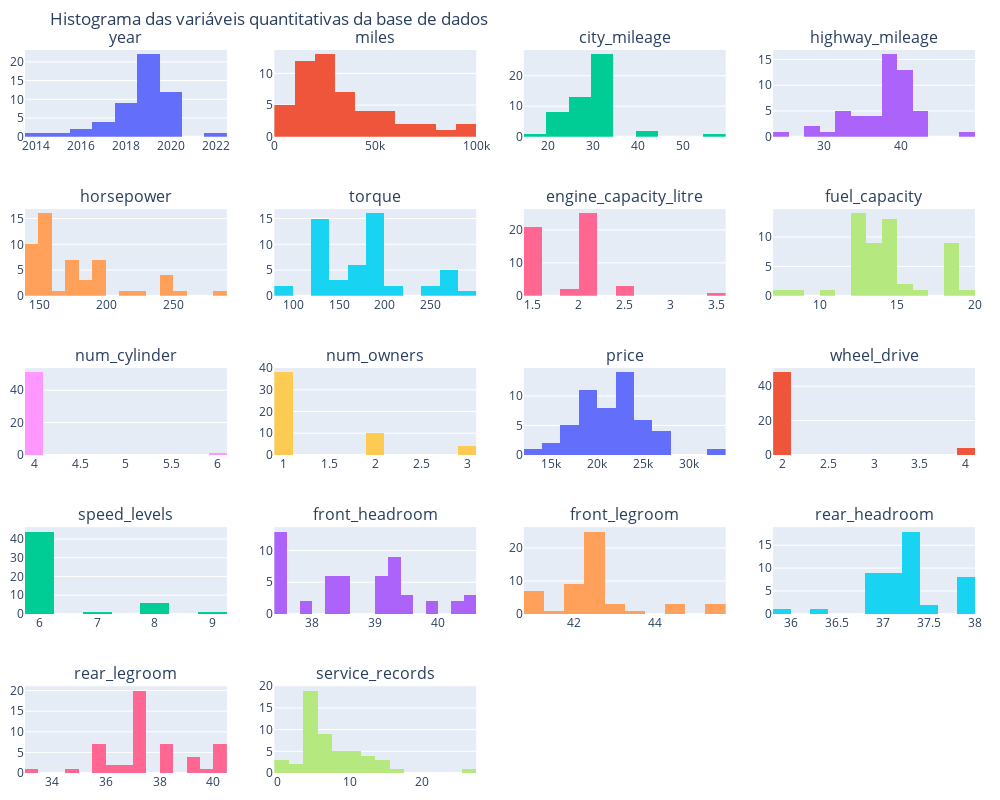

Notebook code for this chart:
### Markdown cell above
### Histograma

### Code cell
def plotly_subplots_hist(nrows, ncols, data_frame) -> None:
    columns: list[str] = data_frame.columns.to_list()

    fig = make_subplots(rows=nrows, cols=ncols, subplot_titles=columns)

    k = 0
    # Add a box plot for each column
    for i in range(nrows):
        for j in range(ncols):
            if k < len(columns):
                fig.add_trace(
                    go.Histogram(x=data_frame[columns[k]], nbinsx=15),
                    row=i + 1,
                    col=j + 1,
                )
                k += 1
            else:
                break

    # Update the layout
    fig.update_layout(
        height=800,
        width=1000,
        showlegend=False,
        margin=dict(t=50, l=10, r=10, b=10),
        title_text="Histograma das variáveis quantitativas da base de dados",
    )

    fig.show()


plotly_subplots_hist(5, 4, data_quanti)

### Figure 1 — Plotly figure (JSON) as saved in the notebook; plotly's stock layout.template omitted (floating-point values rounded to 4 significant figures)
{"data": [{"nbinsx": 15, "type": "histogram", "x": [2019, 2017, 2014, 2016, 2019, 2016, 2022, 2018, 2019, 2017, 2015, 2019, 2018, 2020, 2020, 2019, 2020, 2019, 2019, 2019, 2019, 2020, 2019, 2018, 2017, 2020, 2020, 2019, 2019, 2018, 2019, 2017, 2019, 2020, 2019, 2019, 2018, 2019, 2018, 2020, 2018, 2019, 2020, 2019, 2020, 2019, 2018, 2019, 2020, 2019, 2020, 2018], "xaxis": "x", "yaxis": "y"}, {"nbinsx": 15, "type": "histogram", "x": [27173, 76941, 97027, 95396, 28405, 61459, 6811, 29674, 25044, 26215, 25939, 32270, 19950, 19719, 16076, 28214, 12395, 33322, 56233, 24250, 38097, 35743, 32946, 26905, 66329, 27457, 12395, 41799, 26910, 16581, 9736, 7743, 44371, 12944, 5000, 41799, 13726, 18898, 51279, 36506, 58126, 27440, 59090, 47715, 9495, 13721, 72827, 33412, 13830, 23507, 11296, 82729], "xaxis": "x2", "yaxis": "y2"}, {"nbinsx": 15, "type": "histogram", "x": [43, 29, 27, 31, 29, 31, 27, 44, 30, 28, 29, 32, 31, 30, 32, 28, 30, 30, 55, 30, 17, 20, 29, 25, 23, 23, 30, 30, 25, 31, 25, 31, 28, 25, 30, 30, 22, 30, 30, 21, 30, 32, 30, 30, 23, 30, 31, 23, 30, 20, 30, 30], "xaxis": "x3", "yaxis": "y3"}, {"nbinsx": 15, "type": "histogram", "x": [42, 38, 37, 42, 38, 41, 35, 40, 40, 38, 37, 42, 40, 38, 42, 38, 38, 38, 49, 40, 24, 29, 36, 36, 34, 34, 38, 38, 33, 40, 33, 40, 38, 32, 40, 38, 32, 40, 38, 31, 38, 42, 38, 38, 34, 40, 40, 32, 40, 29, 40, 38], "xaxis": "x4", "yaxis": "y4"}, {"nbinsx": 15, "type": "histogram", "x": [149, 146, 159, 158, 147, 158, 182, 212, 147, 150, 143, 174, 158, 192, 174, 152, 192, 158, 151, 147, 288, 245, 160, 174, 170, 174, 192, 158, 185, 158, 185, 158, 152, 228, 147, 158, 250, 158, 192, 245, 192, 174, 192, 158, 174, 147, 158, 245, 147, 245, 147, 192], "xaxis": "x5", "yaxis": "y5"}, {"nbinsx": 15, "type": "histogram", "x": [294, 132, 146, 138, 132, 138, 176, 99, 184, 184, 129, 162, 138, 192, 162, 145, 192, 138, 99, 184, 254, 275, 184, 184, 184, 206, 192, 138, 178, 138, 178, 138, 145, 258, 184, 138, 260, 184, 192, 275, 192, 162, 192, 138, 206, 184, 138, 260, 132, 275, 132, 192], "xaxis": "x6", "yaxis": "y6"}, {"nbinsx": 15, "type": "histogram", "x": [1.5, 2, 2, 1.5, 2, 2, 2.5, 1.5, 1.4, 1.4, 1.8, 1.5, 2, 1.5, 1.5, 2, 1.5, 2, 1.5, 1.4, 3.5, 2, 1.5, 2, 1.8, 2, 1.5, 2, 2.4, 2, 2.4, 2, 2, 2, 1.4, 2, 2, 1.4, 1.5, 2, 1.5, 1.5, 1.5, 2, 2, 1.4, 2, 2, 2, 2, 2, 1.5], "xaxis": "x7", "yaxis": "y7"}, {"nbinsx": 15, "type": "histogram", "x": [8.9, 14, 12.4, 12.4, 14, 12.4, 18.5, 7, 13.2, 14.5, 13.2, 12.4, 12.4, 14.8, 12.4, 13.2, 14.8, 12.4, 10.6, 13.2, 19, 18, 15.8, 18.5, 18.5, 18.5, 14.8, 12.4, 18.5, 12.4, 18.5, 12.4, 13.2, 13.2, 13.2, 12.4, 15.8, 13.2, 14.8, 16.5, 14.8, 12.4, 14.8, 12.4, 18.5, 13.2, 12.4, 18.5, 14, 14, 14, 14.8], "xaxis": "x8", "yaxis": "y8"}, {"nbinsx": 15, "type": "histogram", "x": [4, 4, 4, 4, 4, 4, 4, 4, 4, 4, 4, 4, 4, 4, 4, 4, 4, 4, 4, 4, 6, 4, 4, 4, 4, 4, 4, 4, 4, 4, 4, 4, 4, 4, 4, 4, 4, 4, 4, 4, 4, 4, 4, 4, 4, 4, 4, 4, 4, 4, 4, 4], "xaxis": "x9", "yaxis": "y9"}, {"nbinsx": 15, "type": "histogram", "x": [3, 2, 3, 2, 3, 2, 1, 1, 1, 2, 1, 1, 1, 1, 1, 1, 1, 1, 2, 1, 3, 1, 1, 2, 2, 1, 1, 1, 1, 2, 1, 1, 2, 1, 1, 1, 1, 1, 1, 1, 2, 1, 1, 1, 1, 1, 1, 1, 1, 1, 1, 1], "xaxis": "x10", "yaxis": "y10"}, {"nbinsx": 15, "type": "histogram", "x": [25655, 15590, 13590, 20590, 16787, 18277, 33777, 26999, 22491, 17500, 19450, 22688, 22988, 26988, 24498, 22360, 26788, 22899, 21998, 17880, 22993, 20900, 18949, 19795, 15795, 24498, 26788, 19998, 17993, 21994, 25491, 22995, 22388, 25460, 19877, 19998, 23570, 18999, 25991, 19795, 22991, 22476, 21988, 22988, 22999, 21680, 17488, 22493, 21999, 21591, 19542, 19403], "xaxis": "x11", "yaxis": "y11"}, {"nbinsx": 15, "type": "histogram", "x": [2, 2, 2, 2, 2, 2, 4, 2, 2, 2, 2, 2, 2, 2, 2, 2, 2, 2, 2, 2, 4, 4, 2, 2, 2, 2, 2, 2, 2, 2, 2, 2, 4, 2, 2, 2, 2, 2, 2, 2, 2, 2, 2, 2, 2, 2, 2, 2, 2, 2, 2, 2], "xaxis": "x12", "yaxis": "y12"}, {"nbinsx": 15, "type": "histogram", "x": [6, 6, 6, 6, 6, 6, 6, 6, 8, 6, 6, 6, 6, 6, 6, 6, 6, 6, 6, 8, 6, 6, 6, 6, 6, 6, 6, 6, 6, 6, 6, 6, 6, 7, 8, 6, 9, 8, 6, 6, 6, 6, 6, 6, 6, 8, 6, 8, 6, 6, 6, 6], "xaxis": "x13", "yaxis": "y13"}, {"nbinsx": 15, "type": "histogram", "x": [37.8, 39, 38.3, 37.5, 39, 37.5, 39.4, 39.1, 38.5, 38.2, 37.9, 37.5, 37.5, 37.5, 37.5, 39.8, 37.5, 39.3, 39.3, 38.5, 39, 39.2, 39.1, 38.3, 38.3, 38.3, 37.5, 39.3, 40.4, 37.5, 40.4, 37.5, 39.8, 38.5, 38.5, 39.3, 39.1, 38.5, 37.5, 39.2, 37.5, 37.5, 39.5, 39.3, 38.3, 38.5, 39.3, 40.4, 40.3, 39.2, 40.3, 39.5], "xaxis": "x14", "yaxis": "y14"}, {"nbinsx": 15, "type": "histogram", "x": [42.1, 42.2, 43.7, 42.3, 42.2, 42.3, 42.8, 42.2, 41.1, 41.2, 42, 42.3, 42.3, 42.3, 42.3, 43.1, 42.3, 42.3, 42.3, 41.1, 41.9, 44.3, 41.5, 42.4, 42.4, 42.4, 42.3, 42.3, 45.5, 42.3, 45.5, 42.3, 43.1, 41.1, 41.1, 42.3, 42, 41.1, 42.3, 44.3, 42.3, 42.3, 42.3, 42.3, 42.4, 41.1, 42.3, 45.5, 42.2, 44.3, 42.2, 42.3], "xaxis": "x15", "yaxis": "y15"}, {"nbinsx": 15, "type": "histogram", "x": [35.8, 37, 38, 36.8, 37, 36.8, 37.2, 37.1, 37.2, 37.1, 36.2, 36.8, 36.8, 37.2, 36.8, 37.2, 37.2, 37.1, 36.9, 37.2, 37.8, 37.8, 37.5, 37.8, 37.8, 37.8, 37.2, 37.1, 38, 36.8, 38, 36.8, 37.2, 37.2, 37.2, 37.1, 37.5, 37.2, 37.2, 37.8, 37.2, 36.8, 37.3, 37.1, 37.8, 37.2, 37.1, 38, 37.3, 37.8, 37.3, 37.3], "xaxis": "x16", "yaxis": "y16"}, {"nbinsx": 15, "type": "histogram", "x": [34.7, 35.7, 33.2, 37.4, 35.7, 37.4, 39.5, 36.2, 37.4, 38.1, 36.2, 37.4, 37.4, 40.4, 37.4, 36.5, 40.4, 37.4, 37.4, 37.4, 38.1, 38.3, 38.1, 39.1, 39.1, 39.1, 40.4, 37.4, 35.6, 37.4, 35.6, 37.4, 36.5, 37.4, 37.4, 37.4, 38.1, 37.4, 40.4, 38.3, 40.4, 37.4, 40.4, 37.4, 39.1, 37.4, 37.4, 35.6, 35.7, 38.3, 35.7, 40.4], "xaxis": "x17", "yaxis": "y17"}, {"nbinsx": 15, "type": "histogram", "x": [4, 16, 13, 26, 5, 13, 6, 2, 6, 13, 15, 4, 9, 4, 5, 4, 4, 4, 5, 8, 1, 8, 15, 11, 5, 11, 4, 4, 4, 4, 6, 2, 7, 5, 6, 4, 7, 4, 8, 7, 14, 13, 1, 1, 10, 5, 5, 10, 6, 11, 7, 9], "xaxis": "x18", "yaxis": "y18"}], "layout": {"annotations": [{"font": {"size": 16}, "showarrow": false, "text": "year", "x": 0.1062, "xanchor": "center", "xref": "paper", "y": 1, "yanchor": "bottom", "yref": "paper"}, {"font": {"size": 16}, "showarrow": false, "text": "miles", "x": 0.3688, "xanchor": "center", "xref": "paper", "y": 1, "yanchor": "bottom", "yref": "paper"}, {"font": {"size": 16}, "showarrow": false, "text": "city_mileage", "x": 0.6313, "xanchor": "center", "xref": "paper", "y": 1, "yanchor": "bottom", "yref": "paper"}, {"font": {"size": 16}, "showarrow": false, "text": "highway_mileage", "x": 0.8938, "xanchor": "center", "xref": "paper", "y": 1, "yanchor": "bottom", "yref": "paper"}, {"font": {"size": 16}, "showarrow": false, "text": "horsepower", "x": 0.1062, "xanchor": "center", "xref": "paper", "y": 0.78, "yanchor": "bottom", "yref": "paper"}, {"font": {"size": 16}, "showarrow": false, "text": "torque", "x": 0.3688, "xanchor": "center", "xref": "paper", "y": 0.78, "yanchor": "bottom", "yref": "paper"}, {"font": {"size": 16}, "showarrow": false, "text": "engine_capacity_litre", "x": 0.6313, "xanchor": "center", "xref": "paper", "y": 0.78, "yanchor": "bottom", "yref": "paper"}, {"font": {"size": 16}, "showarrow": false, "text": "fuel_capacity", "x": 0.8938, "xanchor": "center", "xref": "paper", "y": 0.78, "yanchor": "bottom", "yref": "paper"}, {"font": {"size": 16}, "showarrow": false, "text": "num_cylinder", "x": 0.1062, "xanchor": "center", "xref": "paper", "y": 0.56, "yanchor": "bottom", "yref": "paper"}, {"font": {"size": 16}, "showarrow": false, "text": "num_owners", "x": 0.3688, "xanchor": "center", "xref": "paper", "y": 0.56, "yanchor": "bottom", "yref": "paper"}, {"font": {"size": 16}, "showarrow": false, "text": "price", "x": 0.6313, "xanchor": "center", "xref": "paper", "y": 0.56, "yanchor": "bottom", "yref": "paper"}, {"font": {"size": 16}, "showarrow": false, "text": "wheel_drive", "x": 0.8938, "xanchor": "center", "xref": "paper", "y": 0.56, "yanchor": "bottom", "yref": "paper"}, {"font": {"size": 16}, "showarrow": false, "text": "speed_levels", "x": 0.1062, "xanchor": "center", "xref": "paper", "y": 0.34, "yanchor": "bottom", "yref": "paper"}, {"font": {"size": 16}, "showarrow": false, "text": "front_headroom", "x": 0.3688, "xanchor": "center", "xref": "paper", "y": 0.34, "yanchor": "bottom", "yref": "paper"}, {"font": {"size": 16}, "showarrow": false, "text": "front_legroom", "x": 0.6313, "xanchor": "center", "xref": "paper", "y": 0.34, "yanchor": "bottom", "yref": "paper"}, {"font": {"size": 16}, "showarrow": false, "text": "rear_headroom", "x": 0.8938, "xanchor": "center", "xref": "paper", "y": 0.34, "yanchor": "bottom", "yref": "paper"}, {"font": {"size": 16}, "showarrow": false, "text": "rear_legroom", "x": 0.1062, "xanchor": "center", "xref": "paper", "y": 0.12, "yanchor": "bottom", "yref": "paper"}, {"font": {"size": 16}, "showarrow": false, "text": "service_records", "x": 0.3688, "xanchor": "center", "xref": "paper", "y": 0.12, "yanchor": "bottom", "yref": "paper"}], "height": 800, "margin": {"b": 10, "l": 10, "r": 10, "t": 50}, "showlegend": false, "title": {"text": "Histograma das variáveis quantitativas da base de dados"}, "width": 1000, "xaxis": {"anchor": "y", "domain": [0, 0.2125]}, "xaxis10": {"anchor": "y10", "domain": [0.2625, 0.475]}, "xaxis11": {"anchor": "y11", "domain": [0.525, 0.7375]}, "xaxis12": {"anchor": "y12", "domain": [0.7875, 1]}, "xaxis13": {"anchor": "y13", "domain": [0, 0.2125]}, "xaxis14": {"anchor": "y14", "domain": [0.2625, 0.475]}, "xaxis15": {"anchor": "y15", "domain": [0.525, 0.7375]}, "xaxis16": {"anchor": "y16", "domain": [0.7875, 1]}, "xaxis17": {"anchor": "y17", "domain": [0, 0.2125]}, "xaxis18": {"anchor": "y18", "domain": [0.2625, 0.475]}, "xaxis19": {"anchor": "y19", "domain": [0.525, 0.7375]}, "xaxis2": {"anchor": "y2", "domain": [0.2625, 0.475]}, "xaxis20": {"anchor": "y20", "domain": [0.7875, 1]}, "xaxis3": {"anchor": "y3", "domain": [0.525, 0.7375]}, "xaxis4": {"anchor": "y4", "domain": [0.7875, 1]}, "xaxis5": {"anchor": "y5", "domain": [0, 0.2125]}, "xaxis6": {"anchor": "y6", "domain": [0.2625, 0.475]}, "xaxis7": {"anchor": "y7", "domain": [0.525, 0.7375]}, "xaxis8": {"anchor": "y8", "domain": [0.7875, 1]}, "xaxis9": {"anchor": "y9", "domain": [0, 0.2125]}, "yaxis": {"anchor": "x", "domain": [0.88, 1]}, "yaxis10": {"anchor": "x10", "domain": [0.44, 0.56]}, "yaxis11": {"anchor": "x11", "domain": [0.44, 0.56]}, "yaxis12": {"anchor": "x12", "domain": [0.44, 0.56]}, "yaxis13": {"anchor": "x13", "domain": [0.22, 0.34]}, "yaxis14": {"anchor": "x14", "domain": [0.22, 0.34]}, "yaxis15": {"anchor": "x15", "domain": [0.22, 0.34]}, "yaxis16": {"anchor": "x16", "domain": [0.22, 0.34]}, "yaxis17": {"anchor": "x17", "domain": [0, 0.12]}, "yaxis18": {"anchor": "x18", "domain": [0, 0.12]}, "yaxis19": {"anchor": "x19", "domain": [0, 0.12]}, "yaxis2": {"anchor": "x2", "domain": [0.88, 1]}, "yaxis20": {"anchor": "x20", "domain": [0, 0.12]}, "yaxis3": {"anchor": "x3", "domain": [0.88, 1]}, "yaxis4": {"anchor": "x4", "domain": [0.88, 1]}, "yaxis5": {"anchor": "x5", "domain": [0.66, 0.78]}, "yaxis6": {"anchor": "x6", "domain": [0.66, 0.78]}, "yaxis7": {"anchor": "x7", "domain": [0.66, 0.78]}, "yaxis8": {"anchor": "x8", "domain": [0.66, 0.78]}, "yaxis9": {"anchor": "x9", "domain": [0.44, 0.56]}}}
